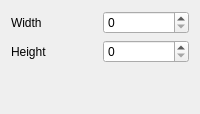
              <widget class="QWidget" name="tab_24">
               <attribute name="title">
                <string>Indicator</string>
               </attribute>
               <layout class="QGridLayout" name="gridLayout_36">
                <item row="0" column="1">
                 <widget class="QSpinBox" name="cb_indicator_width_normal"/>
                </item>
                <item row="1" column="1">
                 <widget class="QSpinBox" name="cb_indicator_height_normal"/>
                </item>
                <item row="0" column="0">
                 <widget class="QLabel" name="label_77">
                  <property name="text">
                   <string>Width</string>
                  </property>
                 </widget>
                </item>
                <item row="1" column="0">
                 <widget class="QLabel" name="label_78">
                  <property name="text">
                   <string>Height</string>
                  </property>
                 </widget>
                </item>
                <item row="2" column="0">
                 <spacer name="verticalSpacer_2">
                  <property name="orientation">
                   <enum>Qt::Vertical</enum>
                  </property>
                  <property name="sizeHint" stdset="0">
                   <size>
                    <width>20</width>
                    <height>40</height>
                   </size>
                  </property>
                 </spacer>
                </item>
               </layout>
              </widget>
